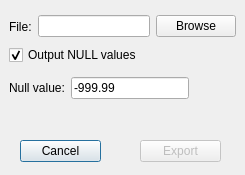
<?xml version="1.0" encoding="UTF-8"?>
<ui version="4.0">
 <class>GridExportDialog</class>
 <widget class="QDialog" name="GridExportDialog">
  <property name="geometry">
   <rect>
    <x>0</x>
    <y>0</y>
    <width>245</width>
    <height>175</height>
   </rect>
  </property>
  <property name="windowTitle">
   <string>Dialog</string>
  </property>
  <property name="windowIcon">
   <iconset resource="../ProjectViewer/icons.qrc">
    <normaloff>:/icons/images/logo_fs_64x64.png</normaloff>:/icons/images/logo_fs_64x64.png</iconset>
  </property>
  <widget class="QPushButton" name="pbCancel">
   <property name="geometry">
    <rect>
     <x>20</x>
     <y>140</y>
     <width>81</width>
     <height>22</height>
    </rect>
   </property>
   <property name="text">
    <string>Cancel</string>
   </property>
  </widget>
  <widget class="QPushButton" name="pbExport">
   <property name="enabled">
    <bool>false</bool>
   </property>
   <property name="geometry">
    <rect>
     <x>140</x>
     <y>140</y>
     <width>81</width>
     <height>22</height>
    </rect>
   </property>
   <property name="text">
    <string>Export</string>
   </property>
  </widget>
  <widget class="QWidget" name="layoutWidget">
   <property name="geometry">
    <rect>
     <x>9</x>
     <y>9</y>
     <width>227</width>
     <height>35</height>
    </rect>
   </property>
   <layout class="QHBoxLayout" name="horizontalLayout">
    <item>
     <widget class="QLabel" name="label">
      <property name="text">
       <string>File:</string>
      </property>
     </widget>
    </item>
    <item>
     <widget class="QLineEdit" name="leFile"/>
    </item>
    <item>
     <widget class="QPushButton" name="pushButton">
      <property name="text">
       <string>Browse</string>
      </property>
     </widget>
    </item>
   </layout>
  </widget>
  <widget class="QWidget" name="layoutWidget">
   <property name="geometry">
    <rect>
     <x>9</x>
     <y>39</y>
     <width>180</width>
     <height>67</height>
    </rect>
   </property>
   <layout class="QGridLayout" name="gridLayout">
    <item row="0" column="0" colspan="2">
     <widget class="QCheckBox" name="cbNull">
      <property name="text">
       <string>Output NULL values</string>
      </property>
      <property name="checked">
       <bool>true</bool>
      </property>
     </widget>
    </item>
    <item row="1" column="0">
     <widget class="QLabel" name="label_2">
      <property name="text">
       <string>Null value:</string>
      </property>
     </widget>
    </item>
    <item row="1" column="1">
     <widget class="QLineEdit" name="leNull">
      <property name="text">
       <string>-999.99</string>
      </property>
     </widget>
    </item>
   </layout>
  </widget>
 </widget>
 <resources>
  <include location="../ProjectViewer/icons.qrc"/>
 </resources>
 <connections>
  <connection>
   <sender>cbNull</sender>
   <signal>toggled(bool)</signal>
   <receiver>leNull</receiver>
   <slot>setEnabled(bool)</slot>
   <hints>
    <hint type="sourcelabel">
     <x>122</x>
     <y>49</y>
    </hint>
    <hint type="destinationlabel">
     <x>157</x>
     <y>76</y>
    </hint>
   </hints>
  </connection>
  <connection>
   <sender>pbCancel</sender>
   <signal>clicked()</signal>
   <receiver>GridExportDialog</receiver>
   <slot>reject()</slot>
   <hints>
    <hint type="sourcelabel">
     <x>60</x>
     <y>150</y>
    </hint>
    <hint type="destinationlabel">
     <x>122</x>
     <y>87</y>
    </hint>
   </hints>
  </connection>
 </connections>
</ui>
